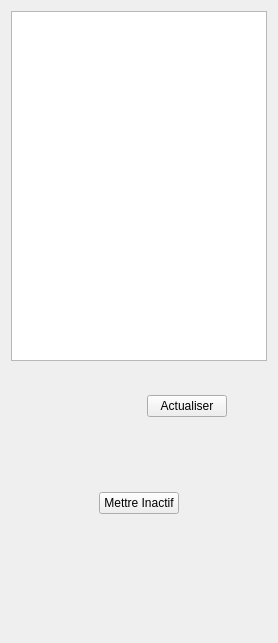
          <widget class="QWidget" name="tab_3">
           <attribute name="title">
            <string>Liste Producteur Actif</string>
           </attribute>
           <layout class="QVBoxLayout" name="verticalLayout_12">
            <item>
             <widget class="QTableWidget" name="tableWidgetProducteur_listeProducteur">
              <property name="minimumSize">
               <size>
                <width>0</width>
                <height>350</height>
               </size>
              </property>
              <property name="autoScroll">
               <bool>true</bool>
              </property>
              <property name="editTriggers">
               <set>QAbstractItemView::NoEditTriggers</set>
              </property>
              <property name="selectionMode">
               <enum>QAbstractItemView::SingleSelection</enum>
              </property>
              <property name="selectionBehavior">
               <enum>QAbstractItemView::SelectRows</enum>
              </property>
              <attribute name="horizontalHeaderVisible">
               <bool>true</bool>
              </attribute>
              <attribute name="verticalHeaderVisible">
               <bool>false</bool>
              </attribute>
             </widget>
            </item>
            <item>
             <layout class="QHBoxLayout" name="horizontalLayout_19">
              <item>
               <spacer name="verticalSpacer_14">
                <property name="orientation">
                 <enum>Qt::Vertical</enum>
                </property>
                <property name="sizeHint" stdset="0">
                 <size>
                  <width>20</width>
                  <height>79</height>
                 </size>
                </property>
               </spacer>
              </item>
              <item>
               <spacer name="horizontalSpacer_32">
                <property name="orientation">
                 <enum>Qt::Horizontal</enum>
                </property>
                <property name="sizeHint" stdset="0">
                 <size>
                  <width>40</width>
                  <height>20</height>
                 </size>
                </property>
               </spacer>
              </item>
              <item>
               <layout class="QHBoxLayout" name="horizontalLayout_18">
                <item>
                 <spacer name="horizontalSpacer_30">
                  <property name="orientation">
                   <enum>Qt::Horizontal</enum>
                  </property>
                  <property name="sizeHint" stdset="0">
                   <size>
                    <width>40</width>
                    <height>20</height>
                   </size>
                  </property>
                 </spacer>
                </item>
                <item>
                 <widget class="QPushButton" name="pushButton_listeProducteur_actualiser">
                  <property name="text">
                   <string>Actualiser</string>
                  </property>
                  <property name="icon">
                   <iconset resource="ressources.qrc">
                    <normaloff>:/Images/Images/actualiser.png</normaloff>:/Images/Images/actualiser.png</iconset>
                  </property>
                  <property name="iconSize">
                   <size>
                    <width>22</width>
                    <height>22</height>
                   </size>
                  </property>
                 </widget>
                </item>
                <item>
                 <spacer name="horizontalSpacer_31">
                  <property name="orientation">
                   <enum>Qt::Horizontal</enum>
                  </property>
                  <property name="sizeHint" stdset="0">
                   <size>
                    <width>40</width>
                    <height>20</height>
                   </size>
                  </property>
                 </spacer>
                </item>
               </layout>
              </item>
             </layout>
            </item>
            <item>
             <layout class="QHBoxLayout" name="horizontalLayout_16">
              <item>
               <spacer name="horizontalSpacer_25">
                <property name="orientation">
                 <enum>Qt::Horizontal</enum>
                </property>
                <property name="sizeHint" stdset="0">
                 <size>
                  <width>40</width>
                  <height>20</height>
                 </size>
                </property>
               </spacer>
              </item>
              <item>
               <layout class="QVBoxLayout" name="verticalLayout_11">
                <item>
                 <spacer name="verticalSpacer_15">
                  <property name="orientation">
                   <enum>Qt::Vertical</enum>
                  </property>
                  <property name="sizeHint" stdset="0">
                   <size>
                    <width>20</width>
                    <height>40</height>
                   </size>
                  </property>
                 </spacer>
                </item>
                <item>
                 <layout class="QHBoxLayout" name="horizontalLayout_17">
                  <item>
                   <spacer name="horizontalSpacer_27">
                    <property name="orientation">
                     <enum>Qt::Horizontal</enum>
                    </property>
                    <property name="sizeHint" stdset="0">
                     <size>
                      <width>40</width>
                      <height>20</height>
                     </size>
                    </property>
                   </spacer>
                  </item>
                  <item>
                   <widget class="QPushButton" name="pushButtonProducteur_listeProducteur_Inactif">
                    <property name="text">
                     <string>Mettre Inactif</string>
                    </property>
                    <property name="icon">
                     <iconset resource="ressources.qrc">
                      <normaloff>:/Images/Images/refuser.png</normaloff>:/Images/Images/refuser.png</iconset>
                    </property>
                    <property name="iconSize">
                     <size>
                      <width>20</width>
                      <height>20</height>
                     </size>
                    </property>
                   </widget>
                  </item>
                  <item>
                   <spacer name="horizontalSpacer_28">
                    <property name="orientation">
                     <enum>Qt::Horizontal</enum>
                    </property>
                    <property name="sizeHint" stdset="0">
                     <size>
                      <width>40</width>
                      <height>20</height>
                     </size>
                    </property>
                   </spacer>
                  </item>
                 </layout>
                </item>
                <item>
                 <spacer name="verticalSpacer_16">
                  <property name="orientation">
                   <enum>Qt::Vertical</enum>
                  </property>
                  <property name="sizeHint" stdset="0">
                   <size>
                    <width>20</width>
                    <height>40</height>
                   </size>
                  </property>
                 </spacer>
                </item>
               </layout>
              </item>
              <item>
               <spacer name="horizontalSpacer_29">
                <property name="orientation">
                 <enum>Qt::Horizontal</enum>
                </property>
                <property name="sizeHint" stdset="0">
                 <size>
                  <width>40</width>
                  <height>20</height>
                 </size>
                </property>
               </spacer>
              </item>
             </layout>
            </item>
            <item>
             <spacer name="verticalSpacer_17">
              <property name="orientation">
               <enum>Qt::Vertical</enum>
              </property>
              <property name="sizeHint" stdset="0">
               <size>
                <width>20</width>
                <height>78</height>
               </size>
              </property>
             </spacer>
            </item>
           </layout>
          </widget>
